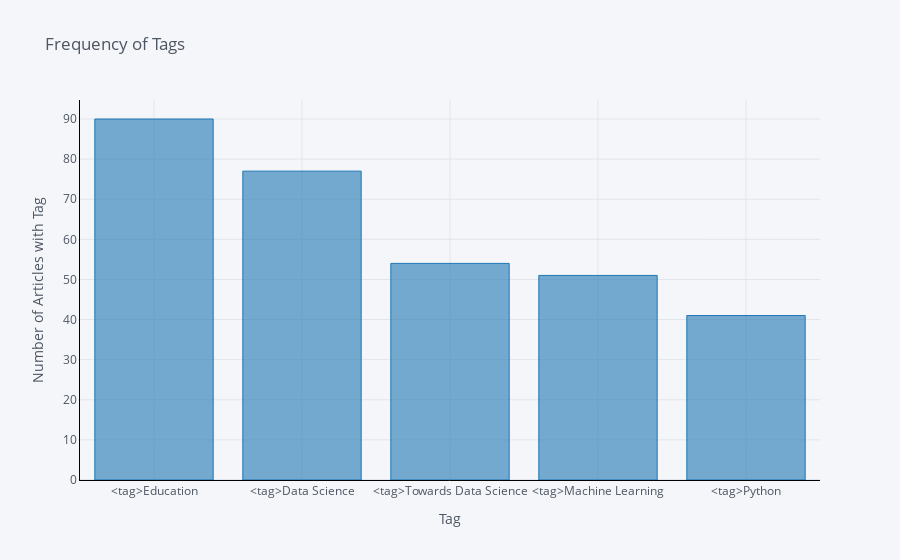

Write notebook code for a chart like this one.
### Code cell
df[[c for c in df if '<tag>' in c]].sum().iplot(
    kind='bar',
    xTitle='Tag',
    yTitle='Number of Articles with Tag',
    title='Frequency of Tags',
    linecolor='black',
    sortbars=True)

### Figure 1 — Plotly figure (JSON) as saved in the notebook; plotly's stock layout.template omitted (floating-point values rounded to 4 significant figures)
{"data": [{"marker": {"color": "rgba(31, 119, 180, 0.6)", "line": {"color": "rgba(31, 119, 180, 1.0)", "width": 1}}, "name": "None", "orientation": "v", "text": "", "type": "bar", "x": ["<tag>Education", "<tag>Data Science", "<tag>Towards Data Science", "<tag>Machine Learning", "<tag>Python"], "y": [90, 77, 54, 51, 41]}], "layout": {"legend": {"bgcolor": "#F5F6F9", "font": {"color": "#4D5663"}}, "paper_bgcolor": "#F5F6F9", "plot_bgcolor": "#F5F6F9", "title": {"font": {"color": "#4D5663"}, "text": "Frequency of Tags"}, "xaxis": {"gridcolor": "#E1E5ED", "linecolor": "black", "showgrid": true, "tickfont": {"color": "#4D5663"}, "title": {"font": {"color": "#4D5663"}, "text": "Tag"}, "zerolinecolor": "#E1E5ED"}, "yaxis": {"gridcolor": "#E1E5ED", "linecolor": "black", "showgrid": true, "tickfont": {"color": "#4D5663"}, "title": {"font": {"color": "#4D5663"}, "text": "Number of Articles with Tag"}, "zerolinecolor": "#E1E5ED"}}}
